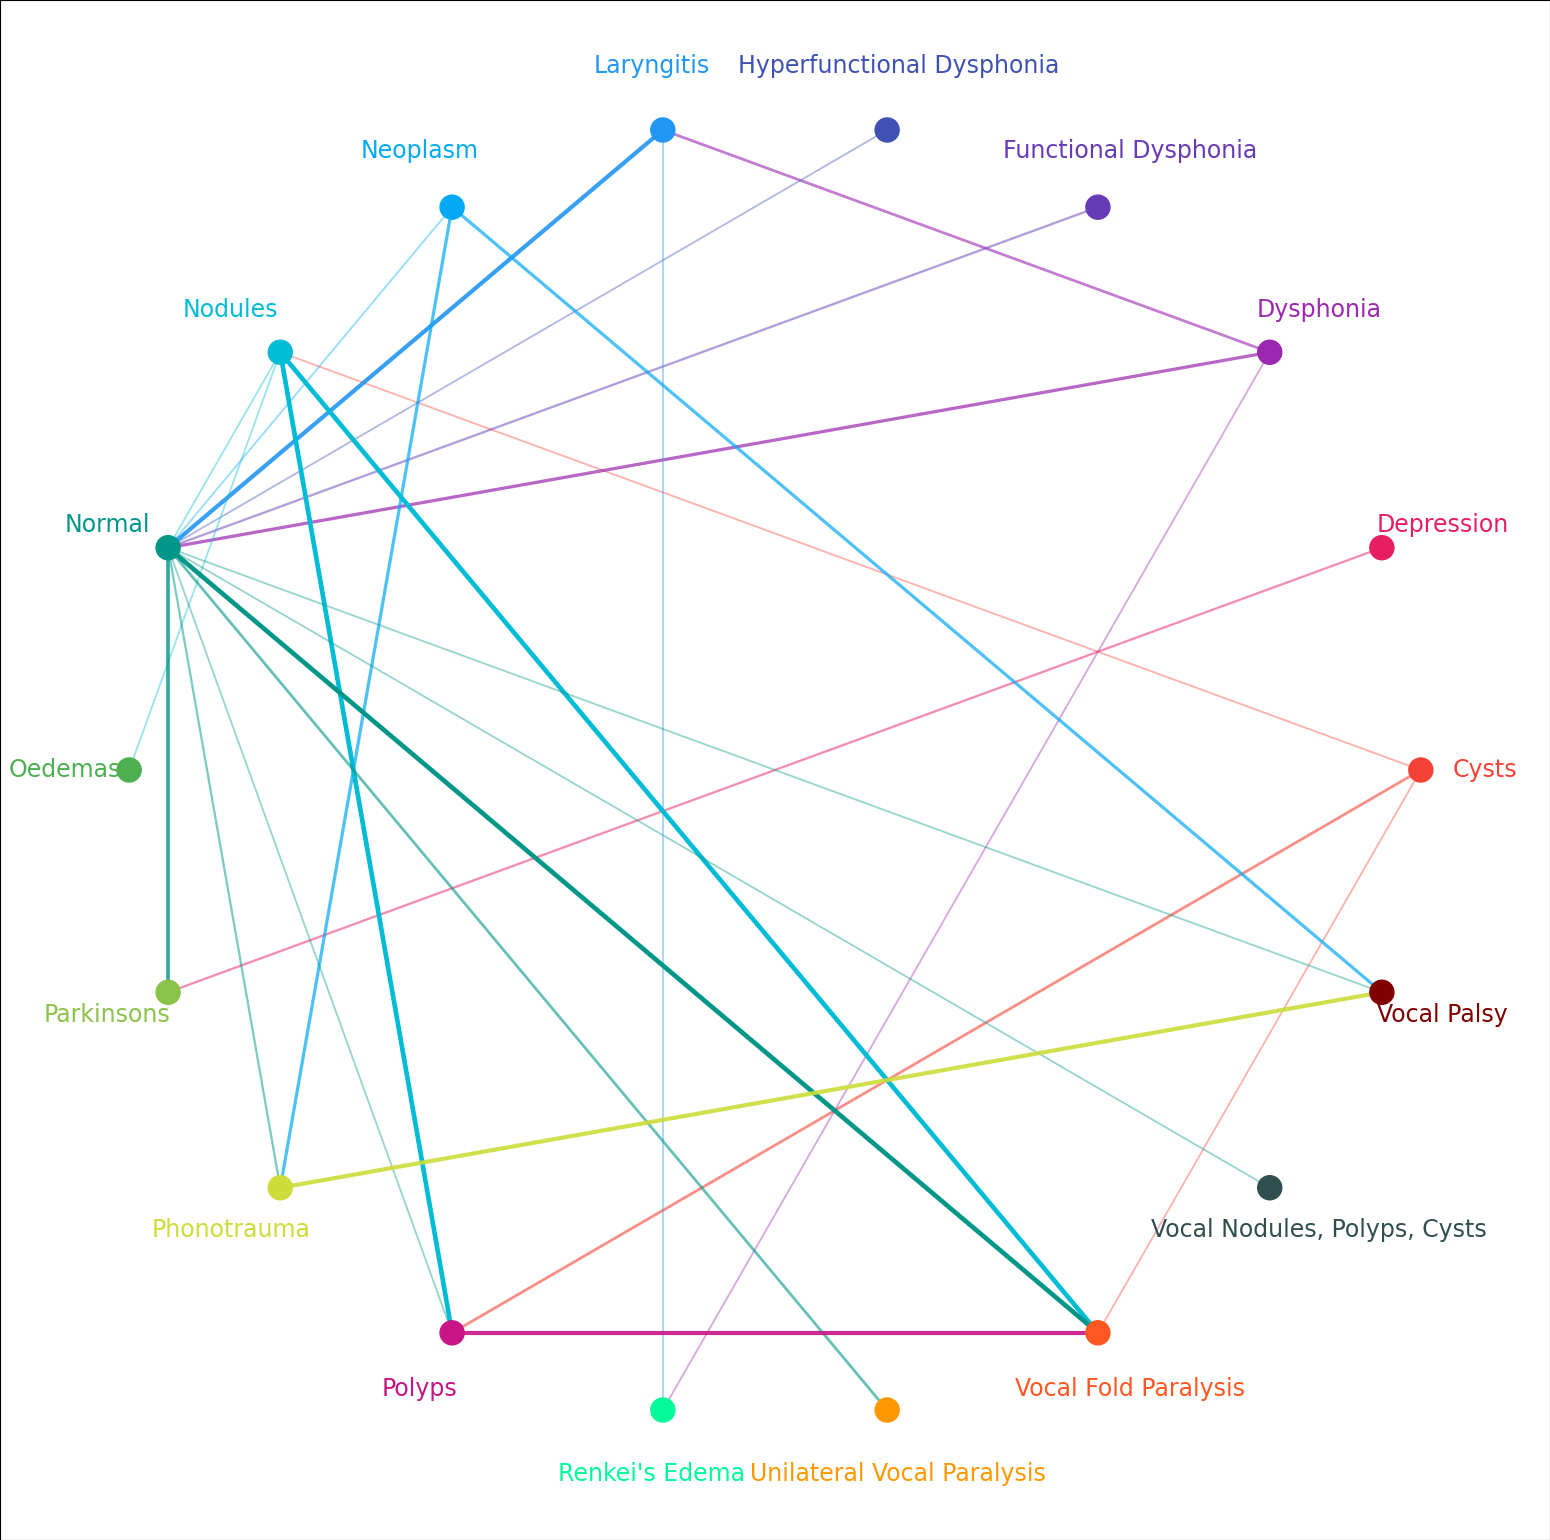

This figure's Python source:
import numpy as np
import pandas as pd
import networkx as nx
from pathlib import Path
import matplotlib.pyplot as plt

curdir = Path(__file__).parent.resolve()

df = pd.read_csv(f"{curdir}/a.csv")

# combinations = []
# num_combs = 3
# tc = len(df.columns)
# total_combinations = math.factorial(tc)/(math.factorial(num_combs)*math.factorial(tc-num_combs))
# for cols in tqdm(itertools.combinations(df.columns, num_combs), total=total_combinations):
#     mask = True
#     for c in cols:
#         mask &= df[c] > 0
#     weight = int(mask.sum())
#     if weight > 0:
#         combinations += [(weight, cols)]
# combinations = sorted(combinations, key=lambda x: x[0])
# print(combinations)

total_cols = len(df.columns)
adj_mat = np.zeros((total_cols, total_cols))
for i, node_a in enumerate(df.columns):
    for j in range(i + 1, total_cols):
        node_b = df.columns[j]
        weight = ((df[node_a] != 0) & (df[node_b] != 0)).sum()
        adj_mat[i, j] = weight


print(adj_mat)

min_edge_weight = 3
G = nx.from_numpy_array(adj_mat, nodelist=df.columns)


def filter_edge(n1, n2):
    return G[n1][n2]["weight"] > min_edge_weight


subG = nx.subgraph_view(G, filter_edge=filter_edge)

remaining_nodes = set()
for n1, n2 in subG.edges:
    remaining_nodes.add(n1)
    remaining_nodes.add(n2)
subG = nx.subgraph_view(subG, filter_node=lambda x: x in remaining_nodes)
plt.figure(figsize=(20, 20))

colors = [
    "#f44336",
    "#e81e63",
    "#9c27b0",
    "#673ab7",
    "#3f51b5",
    "#2196f3",
    "#03a9f4",
    "#00bcd4",
    "#009688",
    "#4caf50",
    "#8bc34a",
    "#cddc39",
    "#c71585",
    "#00fa9a",
    "#ff9800",
    "#ff5722",
    "#2f4f4f",
    "#800000",
]
color_map = dict([(n, colors[i]) for (i, n) in enumerate(subG.nodes)])
layout = nx.circular_layout(subG)
for edge in subG.edges(data="weight"):
    start_node = edge[0]
    node_color = color_map[start_node]
    nx.draw_networkx_edges(
        subG,
        layout,
        edgelist=[edge],
        width=(edge[2] / 3),
        alpha=(edge[2] / 10),
        edge_color=node_color,
    )
nx.draw_networkx_nodes(subG, layout, node_color=colors)
scale = 1.1
label_pos = {node: (scale * x, scale * y) for node, (x, y) in layout.items()}
nx.draw_networkx_labels(subG, label_pos, font_size=17, font_color=color_map)
# nx.draw_networkx_labels(subG, layout, font_size=20)

# Extract x and y coordinates of nodes
x_coords = [x for x, y in layout.values()]
y_coords = [y for x, y in layout.values()]
padding = 0.2  # Adjust padding as needed
plt.xlim(min(x_coords) - padding, max(x_coords) + padding)
plt.ylim(min(y_coords) - padding, max(y_coords) + padding)
# plt.axis("off")

plt.savefig(f"{curdir}/a.png", bbox_inches="tight", pad_inches=0)

print(sorted(G.edges(data="weight"), key=lambda x: x[2]))
